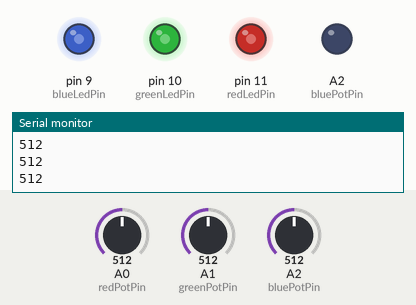
This sketch was run on a simulated Arduino Uno, built with avr-gcc and run on an emulated ATmega328P. On the bench: output pins drawn as LEDs (lit = HIGH), the last lines printed to the serial monitor. Inputs (shaded band) come from the test bench; at power-on: A0 (redPotPin) = 512, A2 (bluePotPin) = 512, A1 (greenPotPin) = 512.

Above: at 1.2 s.
1.3 s: A0 (redPotPin) set to 716
At 2.1 s:
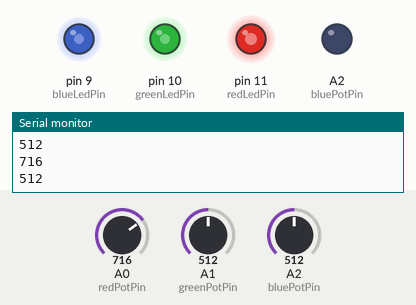
2.8 s: A2 (bluePotPin) set to 716
At 3.2 s:
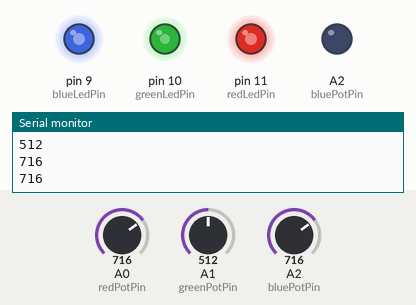
4.3 s: A1 (greenPotPin) set to 900
At 5.4 s:
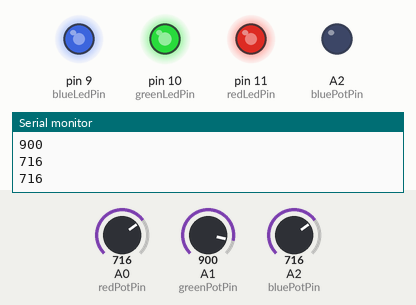
5.8 s: A0 (redPotPin) set to 900
At 7.0 s:
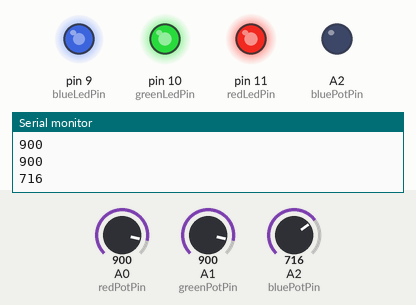
7.3 s: A2 (bluePotPin) set to 511
At 8.1 s:
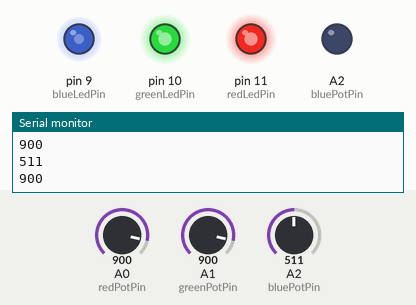
8.8 s: A1 (greenPotPin) set to 716
At 9.2 s:
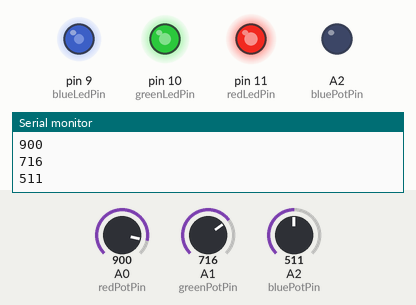
Timing chart, 0 to 11.3 s (numbered marks = the images above; inputs shaded):
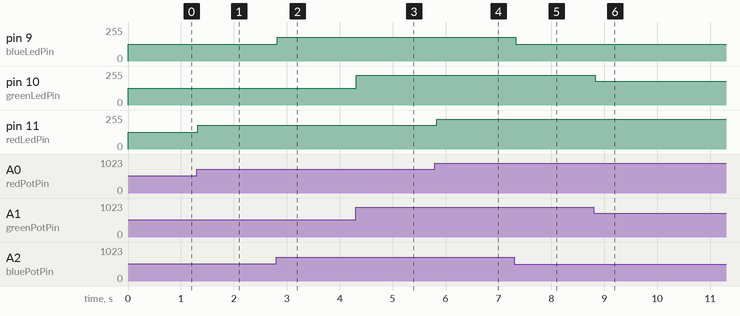

The sketch:

codTema.ino
```cpp
const int redPotPin = A0;
const int greenPotPin = A1;
const int bluePotPin = A2;

const int redLedPin = 11;
const int greenLedPin = 10;
const int blueLedPin = 9;

int redPotValue = 0;
int greenPotValue = 0;
int bluePotValue = 0;

int redLedValue = 0;
int greenLedValue = 0;
int blueLedValue = 0;

void setup() {
  pinMode(redPotPin, INPUT);
  pinMode(greenPotPin, INPUT);
  pinMode(bluePotPin, INPUT);

  pinMode(redLedPin, OUTPUT);
  pinMode(greenLedPin, OUTPUT);
  pinMode(bluePotPin, OUTPUT);
  Serial.begin(9600);
}

void loop() {
  readPins();
  convert();
  setColor();
}
void readPins() {
  redPotValue = analogRead(redPotPin);
  greenPotValue = analogRead(greenPotPin);
  bluePotValue = analogRead(bluePotPin);
  Serial.println(redPotValue);
  Serial.println(greenPotValue);
  Serial.println(bluePotValue);
}
void convert() {
  redLedValue = map(redPotValue, 0, 1023, 0, 255);
  greenLedValue = map(greenPotValue, 0, 1023, 0, 255);
  blueLedValue = map(bluePotValue, 0, 1023, 0, 255);
}
void setColor() {
  analogWrite(redLedPin, redLedValue);
  analogWrite(greenLedPin, greenLedValue);
  analogWrite(blueLedPin, blueLedValue);
}
```

Measured:
- after the input at 1.3 s, pin 11 (redLedPin): 127/255 → 178/255 at once
- after the input at 2.8 s, pin 9 (blueLedPin): 127/255 → 178/255 at once
- after the input at 4.3 s, pin 10 (greenLedPin): 127/255 → 224/255 at once
- after the input at 5.8 s, pin 11 (redLedPin): 178/255 → 224/255 at once
- after the input at 7.3 s, pin 9 (blueLedPin): 178/255 → 127/255 at once
- after the input at 8.8 s, pin 10 (greenLedPin): 224/255 → 178/255 at once
